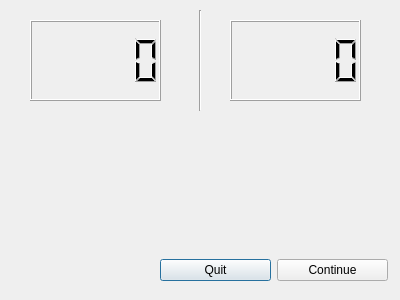
<?xml version="1.0" encoding="UTF-8"?>
<ui version="4.0">
 <class>Dialog</class>
 <widget class="QDialog" name="Dialog">
  <property name="geometry">
   <rect>
    <x>0</x>
    <y>0</y>
    <width>400</width>
    <height>300</height>
   </rect>
  </property>
  <property name="windowTitle">
   <string>Dialog</string>
  </property>
  <widget class="QLCDNumber" name="lcdNumber">
   <property name="geometry">
    <rect>
     <x>30</x>
     <y>20</y>
     <width>131</width>
     <height>81</height>
    </rect>
   </property>
  </widget>
  <widget class="QLCDNumber" name="lcdNumber_2">
   <property name="geometry">
    <rect>
     <x>230</x>
     <y>20</y>
     <width>131</width>
     <height>81</height>
    </rect>
   </property>
  </widget>
  <widget class="Line" name="line">
   <property name="geometry">
    <rect>
     <x>190</x>
     <y>10</y>
     <width>20</width>
     <height>101</height>
    </rect>
   </property>
   <property name="orientation">
    <enum>Qt::Vertical</enum>
   </property>
  </widget>
  <widget class="QWidget" name="horizontalLayoutWidget">
   <property name="geometry">
    <rect>
     <x>160</x>
     <y>230</y>
     <width>228</width>
     <height>80</height>
    </rect>
   </property>
   <layout class="QHBoxLayout" name="horizontalLayout">
    <item>
     <widget class="QPushButton" name="pushButton">
      <property name="text">
       <string>Quit</string>
      </property>
     </widget>
    </item>
    <item>
     <widget class="QPushButton" name="pushButton_2">
      <property name="text">
       <string>Continue</string>
      </property>
     </widget>
    </item>
   </layout>
  </widget>
 </widget>
 <resources/>
 <connections/>
</ui>
